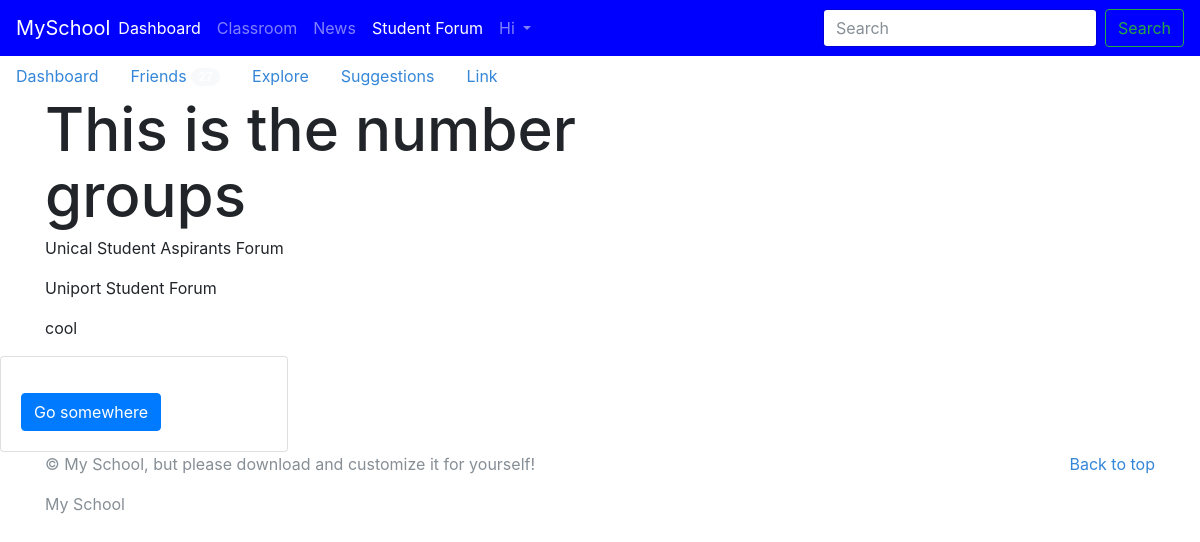
The app's page /forum/ with its own data.
### forum/models.py (models this page shows, shortened)
class Group(models.Model):
	TOPIC_CHOICES = (
		('fresh', 'fresh'),
		('cool', 'cool'),
		('nice','nice'),
	)
	title = models.CharField(max_length=200,choices = TOPIC_CHOICES, null=True)
	slug = models.SlugField(max_length=200 )
	category = models.ForeignKey(Category,  on_delete=models.CASCADE, null=True)
	content = models.TextField()
	author = models.ForeignKey(settings.AUTH_USER_MODEL, on_delete=models.CASCADE)
	created = models.DateTimeField(auto_now_add=True)

### forum/views.py (the view)
# urls.py: url(r'^forum/$', views.forum, name="forum"),
def forum(request):
	group = Group.objects.filter()
	category = None
	context = {
		'group':group,
	}
	return render(request, 'forum/home.html', context)

### templates/forum/home.html (shortened to what this page needs)
{% extends 'home/base.html' %}
{% block content %}
<div class="container">
	<div class="row">
		<div class="col-md-8">
			<h1>This is the number groups</h1>
{% for obj in group %}
<p>{{ obj.title }}</p>
{% endfor %}
</div>
	</div>
</div>
<div class="card" style="width: 18rem;">
  <div class="card-body">
    <a href="#" class="btn btn-primary">Go somewhere</a>
  </div>
</div>
{% endblock %}

### static/css/main.css (style rules this page uses)
body { background-color: #fff; }
a, a:focus, a:hover { color: #3486d8; }
h1 { font-size: 60px; }

### records on screen
Group: title "Unical Student Aspirants Forum"
Group: title "Uniport Student Forum"
Group: title "cool"
